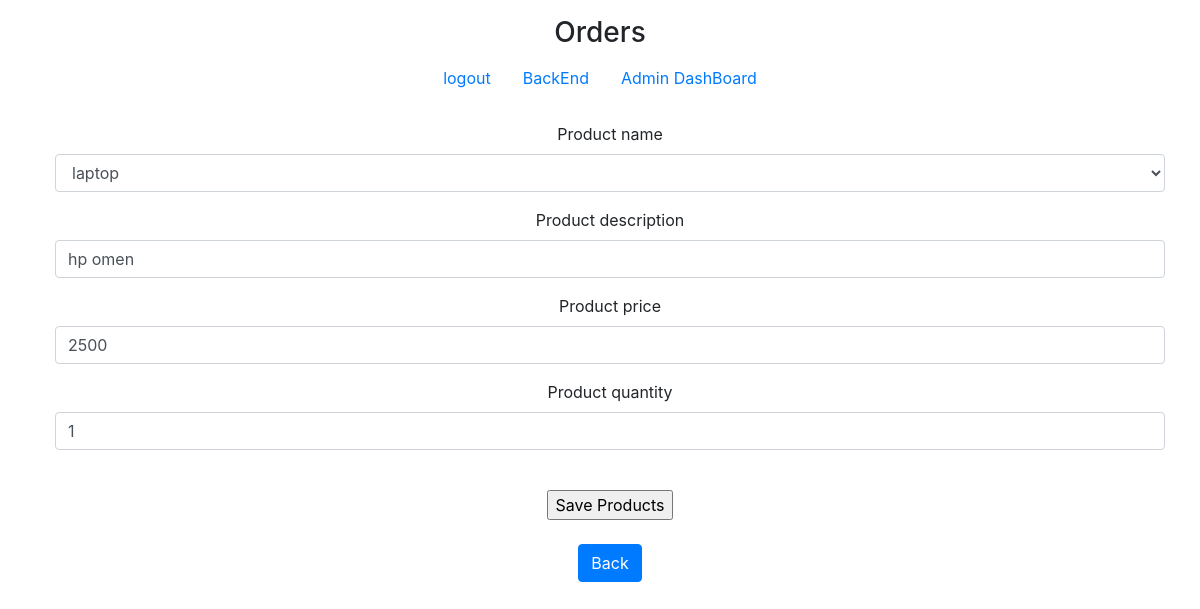
/accounts/update/6 (signed in), run on an earlier commit of the app's database.
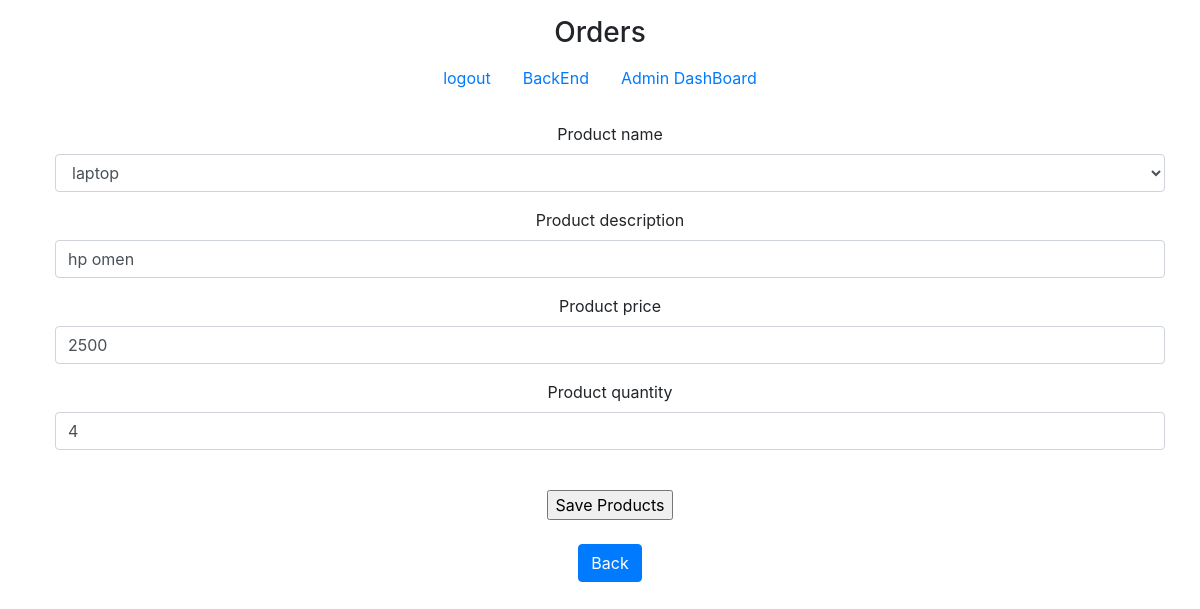
And on a later commit of the database.
### accounts/models.py (models this page shows)
class AddProductModel(models.Model):
    product_name = models.CharField(max_length=20, choices=CATEGORIES)
    product_description = models.CharField(max_length=100)
    product_price = models.IntegerField()
    product_quantity = models.IntegerField(default=0)

### accounts/views.py (the view)
# urls.py: path('update/<int:pk>', views.update, name='update'),
def update(request, pk):
    add = AddProductModel.objects.get(id=pk)
    form = AddProductForm(instance=add)
    if request.method == 'POST':
        form = AddProductForm(request.POST, instance=add)
        if form.is_valid():
            form.save()
            return redirect('show-product-details')
    context = {'form': form}
    return render(request, 'add.html', context)

### accounts/forms.py
class AddProductForm(ModelForm):
    class Meta:
        model = AddProductModel
        fields = '__all__'

### templates/add.html (shortened to what this page needs)
{% extends 'base.html' %}
{% load static %}
{% load bootstrap4 %}
{% block body %}
<div class="container m-md-4">
    <form action="" method="POST">
        {% bootstrap_form form %}
        <br>
        <input type="submit" value="Save Products">
    </form>
    <br>
    <a class="btn btn-primary" href="{% url 'show-product-details' %}">Back</a>
</div>
{% endblock %}

What changed in the data, as far as the page shows it:
changed AddProductModel "laptop": product_quantity "1" → "4"
